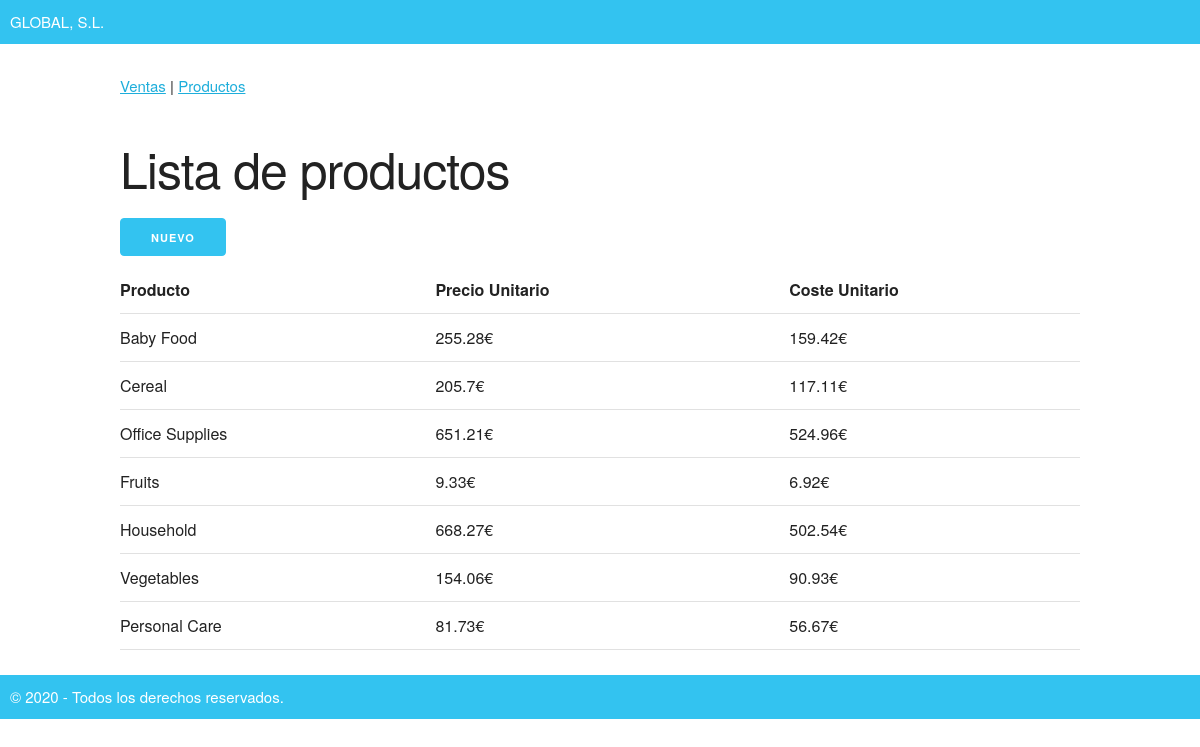
Before: /productos with the older database file.
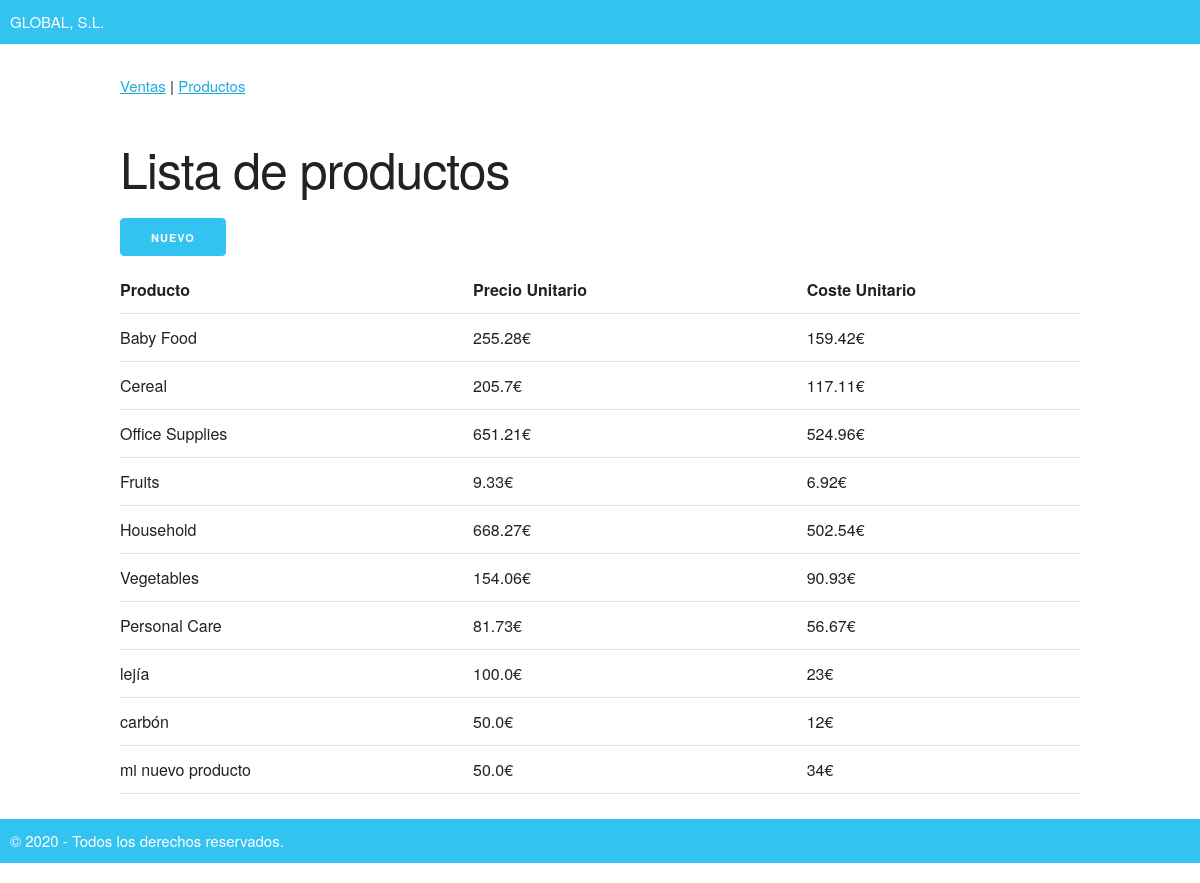
After: the same page with the newer database file.
### tables this page shows
CREATE TABLE "productos" (
	"id"	INTEGER PRIMARY KEY AUTOINCREMENT,
	"tipo_producto"	TEXT NOT NULL UNIQUE,
	"precio_unitario"	REAL NOT NULL,
	"coste_unitario"	INTEGER NOT NULL
);

### run.py (the view)
@app.route("/productos")
def productos():#consultar listado de productos
    conn = sqlite3.connect(BASE_DATOS)
    cur = conn.cursor()
    query = 'SELECT id, tipo_producto, precio_unitario, coste_unitario FROM productos;'
    productos = cur.execute(query).fetchall()
    conn.close()
    return render_template("productos.html", productos=productos)

### templates/productos.html (shortened to what this page needs)
{% extends "base.html" %}
{% block contenido%}
    <h1>Lista de productos </h1>
    <a class="button button-primary" href="/addproducto">Nuevo</a>
    <table class="u-full-width">
        <tr>
            <th>Producto</th>
            <th>Precio Unitario</th>
            <th>Coste Unitario</th>
        </tr>
        {% for producto in productos %}
        <tr>
            <td class="producto">{{ producto[1] }}</td>
            <td>{{ producto[2] }}€ </td>
            <td>{{ producto[3] }}€</td>
        </tr>
        {% endfor %}
    </table>
{% endblock %}

### templates/base.html (shortened to what this page needs)
<html lang="en">
        <head>
            <link rel="stylesheet" href="/static/normalize.css">
            <link rel="stylesheet" href="/static/skeleton.css">
            <link rel="stylesheet" href="/static/style.css">
        </head>
        <body>
            <header>
                GLOBAL, S.L.
            </header>
            <section class="container">
                <div class="menu">
                    <a href="/">Ventas</a> | <a href="/productos">Productos </a>
                </div>
                {% block contenido %}{% endblock %}
            </section>
            <footer>
                &copy; 2020 - Todos los derechos reservados.
            </footer>
        </body>
</html>

### static/skeleton.css (style rules this page uses)
.container { position: relative; width: 100%; max-width: 960px; margin: 0 auto; padding: 0 20px; box-sizing: border-box; }
@media (min-width: 400px) { .container { width: 85%; padding: 0; } }
@media (min-width: 550px) { .container { width: 80%; } }
html { font-size: 62.5%; }
body { font-size: 1.5em; line-height: 1.6; font-weight: 400; font-family: "Raleway", "HelveticaNeue", "Helvetica Neue", Helvetica, Arial, sans-serif; color: #222; }
h1, h2, h3, h4, h5, h6 { margin-top: 0; margin-bottom: 2rem; font-weight: 300; }
h1 { font-size: 4.0rem; line-height: 1.2; letter-spacing: -.1rem; }
@media (min-width: 550px) { h1 { font-size: 5.0rem; } }
a { color: #1EAEDB; }
.button, button, input[type="submit"], input[type="reset"], input[type="button"] { display: inline-block; height: 38px; padding: 0 30px; color: #555; text-align: center; font-size: 11px; font-weight: 600; line-height: 38px; letter-spacing: .1rem; text-transform: uppercase; text-decoration: none; white-space: nowrap; background-color: transparent; border-radius: 4px; border: 1px solid #bbb; cursor: pointer; box-sizing: border-box; }
.button.button-primary, button.button-primary, input[type="submit"].button-primary, input[type="reset"].button-primary, input[type="button"].button-primary { color: #FFF; background-color: #33C3F0; border-color: #33C3F0; }
th, td { padding: 12px 15px; text-align: left; border-bottom: 1px solid #E1E1E1; }
th:first-child, td:first-child { padding-left: 0; }
th:last-child, td:last-child { padding-right: 0; }
button, .button { margin-bottom: 1rem; }
pre, blockquote, dl, figure, table, p, ul, ol, form { margin-bottom: 2.5rem; }
.u-full-width { width: 100%; box-sizing: border-box; }
.container:after, .row:after, .u-cf { content: ""; display: table; clear: both; }

### static/style.css (style rules this page uses)
header, footer { padding: 10px; background-color: #33c3f0; color: white; }
header { margin-bottom: 20px; }
footer { margin-bottom: 20px; }
.menu { padding-top: 10px; padding-bottom: 40px; }

Changed rows visible on the page:
added productos: tipo_producto "lejía", precio_unitario "100.0", coste_unitario "23"
added productos: tipo_producto "carbón", precio_unitario "50.0", coste_unitario "12"
added productos: tipo_producto "mi nuevo producto", precio_unitario "50.0", coste_unitario "34"
